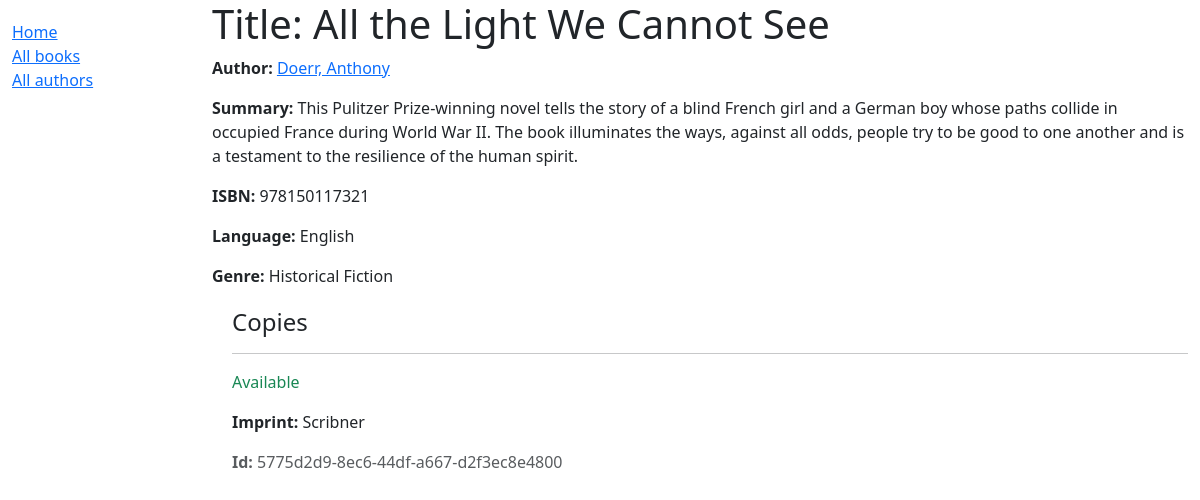
/catalog/book/2, run on the app's committed database.
### catalog/models.py (models this page shows, shortened)
class Book(models.Model):
    title = models.CharField(max_length=200)
    author = models.ForeignKey('Author', on_delete=models.RESTRICT, null=True)
    summary = models.TextField(
        max_length=1000, help_text="Enter a brief description of the book")
    isbn = models.CharField('ISBN', max_length=13,
                            unique=True,
                            help_text='13 Character <a href="https://www.isbn-international.org/content/what-isbn'
                                      '">ISBN number</a>')
    genre = models.ManyToManyField(
        Genre, help_text="Select a genre for this book")
    language = models.ForeignKey(
        'Language', on_delete=models.SET_NULL, null=True)
    class Meta:
        ordering = ['title', 'author']
    def display_genre(self):
        """Creates a string for the Genre. This is required to display genre in Admin."""
        return ', '.join([genre.name for genre in self.genre.all()[:3]])
    display_genre.short_description = 'Genre'

class Author(models.Model):
    first_name = models.CharField(max_length=100)
    last_name = models.CharField(max_length=100)
    date_of_birth = models.DateField(null=True, blank=True)
    date_of_death = models.DateField('Died', null=True, blank=True)
    class Meta:
        ordering = ['last_name', 'first_name']
    def __str__(self):
        return f'{self.last_name}, {self.first_name}'

class Language(models.Model):
    name = models.CharField(max_length=200,
                            unique=True,
                            help_text="Enter the book's natural language (e.g. English, French, Japanese etc.)")
    def __str__(self):
        return self.name

class Genre(models.Model):
    name = models.CharField(
        max_length=200,
        unique=True,
        help_text="Enter a book genre (e.g. Science Fiction, French Poetry etc.)"
    )
    def __str__(self):
        return self.name

class BookInstance(models.Model):
    id = models.UUIDField(primary_key=True, default=uuid.uuid4,
                          help_text="Unique ID for this particular book across whole library")
    book = models.ForeignKey('Book', on_delete=models.RESTRICT, null=True)
    imprint = models.CharField(max_length=200)
    due_back = models.DateField(null=True, blank=True)
    LOAN_STATUS = (
        ('m', 'Maintenance'),
        ('o', 'On loan'),
        ('a', 'Available'),
        ('r', 'Reserved'),
    )
    status = models.CharField(
        max_length=1,
        choices=LOAN_STATUS,
        blank=True,
        default='m',
        help_text='Book availability',
    )
    class Meta:
        ordering = ['due_back']

### catalog/views.py (the view)
# urls.py: path('book/<int:pk>', views.BookDetailView.as_view(), name='book-detail'),
class BookDetailView(generic.DetailView):
    model = Book

### catalog/templates/catalog/book_detail.html (shortened to what this page needs)
{% extends "catalog/base_generic.html" %}
{% block content %}
    <h1>Title: {{ book.title }}</h1>
    <p><strong>Author:</strong> <a href="">{{ book.author }}</a></p>
    <p><strong>Summary:</strong> {{ book.summary }}</p>
    <p><strong>ISBN:</strong> {{ book.isbn }}</p>
    <p><strong>Language:</strong> {{ book.language }}</p>
    <p><strong>Genre:</strong> {{ book.genre.all|join:", " }}</p>
    <div style="margin-left:20px;margin-top:20px">
        <h4>Copies</h4>
        {% for copy in book.bookinstance_set.all %}
            <hr/>
            <p class="{% if copy.status == 'a' %}text-success{% elif copy.status == 'm' %}text-danger{% else %}text-warning{% endif %}">
                {{ copy.get_status_display }}
            </p>
            <p><strong>Imprint:</strong> {{ copy.imprint }}</p>
            <p class="text-muted"><strong>Id:</strong> {{ copy.id }}</p>
        {% endfor %}
    </div>
{% endblock %}

### data on the page
Book: author "Doerr, Anthony", summary "This Pulitzer Prize-winning novel tells the story of a blind French girl and a German boy whose paths collide in occupied France during World War II. The book illuminates the ways, against all odds, people try to be good to one another and is a testament to the resilience of the human spirit.", isbn "978150117321", language "English", genre.all "Historical Fiction"
BookInstance: status "Available", imprint "Scribner", id "5775d2d9-8ec6-44df-a667-d2f3ec8e4800"
